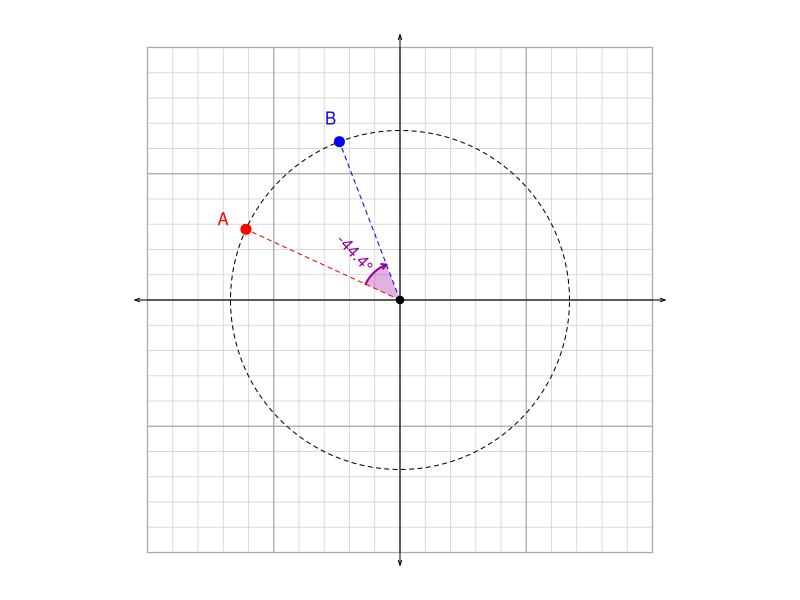

Write R code to recreate this figure.
## ---- chunk 1

while(T){
    xy = round(runif(2,2,9)*sample(c(-1,1),2,T),1)
    x = xy[1]
    y = xy[2]
    rA = sqrt(x^2+y^2)
    thA = atan2(y,x)
    degA = atan2(y,x)/pi*180
    deg = round(runif(1,20,160),1)*sample(c(-1,1),1)
    th = deg/180*pi
    thB = thA+th
    
    dirs = c("clockwise","counterclockwise")
    dir = dirs[round(sign(deg)/2+1.5)]
    nps = c("negative","positive")
    np = nps[round(sign(deg)/2+1.5)]
    
    degB = degA+deg
    rB = rA
    
    xB = rB*cos(degB/180*pi)
    yB = rB*sin(degB/180*pi)
    
    
    degD = degA-deg
    xD = rB*cos(degD/180*pi)
    yD = rB*sin(degD/180*pi)
    
    xans = round(xB,1)
    yans = round(yB,1)
    
    xbad = round(xD,1)
    ybad = round(yD,1)
    
    achx = xans+(0:5-sample(0:5,1))*0.3
    achy = yans+(0:5-sample(0:5,1))*0.3
    bachx = xbad+(0:5-sample(0:5,1))*0.3
    bachy = ybad+(0:5-sample(0:5,1))*0.3
    ach = sort(unique(c(achx,achy,-achx,-achy,xbad,ybad,-xbad,-ybad)))
    
    if(abs(diff(abs(xy)))>1 && rA<10 && rA>3 && min(diff(ach))>0.1 && abs(xB)>0.5 && abs(yB)>0.5){break}
}

al = paste0("* ",sprintf("%.01f",ach),collapse="\n")
sol1 = paste0(1*(xans==ach),collapse="")
sol2 = paste0(1*(yans==ach),collapse="")

## ---- chunk 2
par(mar=c(0,0,0,0),pty="s")
plot(0,0,"n",xlim=c(-11,11),ylim=c(-11,11),axes=F,ann=F)
for(i in -10:10){
    lines(c(i,i),c(-10,10),col="lightgrey",lwd=0.8)
    lines(c(-10,10),c(i,i),col="lightgrey",lwd=0.8)
}
for(i in seq(-10,10,5)){
    lines(c(i,i),c(-10,10),col="darkgrey",lwd=1.2)
    lines(c(-10,10),c(i,i),col="darkgrey",lwd=1.2)
}

arrows(-10.5,0,10.5,0,0.05,20,3)
arrows(0,-10.5,0,10.5,0.05,20,3)

thetas = seq(0,2*pi,pi/180)
lines(rA*cos(thetas),rA*sin(thetas),lty=2)
thetas2 = seq(thA,thB,pi/180*sign(th))
polygon(c(0,1.5*cos(thetas2)),c(0,1.5*sin(thetas2)),col=rgb(0.6,0,0.6,0.3),border=NA)
lines(1.5*cos(thetas2),1.5*sin(thetas2),col=rgb(0.6,0,0.6),lwd=2)
n = length(thetas2)
arrows(1.5*cos(thetas2[n-1]),1.5*sin(thetas2[n-1]),1.5*cos(thetas2[n]),1.5*sin(thetas2[n]),0.05,30,col=rgb(0.6,0,0.6),lwd=2)
ttt = thA+th/2
text(1.5*cos(ttt),1.5*sin(ttt),paste0(sprintf("%.01f",deg),"°"),srt=(ttt*180/pi+90)%%180-90,
     col=rgb(0.6,0,0.6),adj=c(0.5-0.6*sign(cos(ttt)),0.5))

lines(c(0,x),c(0,y),lty=2,col="red")
points(x,y,pch=20,cex=2,col="red")
text(x+cos(thA),y+sin(thA),"A",col="red")
lines(c(0,xB),c(0,yB),lty=2,col="blue")
points(xB,yB,pch=20,cex=2,col="blue")
text(xB+cos(thB),yB+sin(thB),"B",col="blue")
points(0,0,pch=19)
